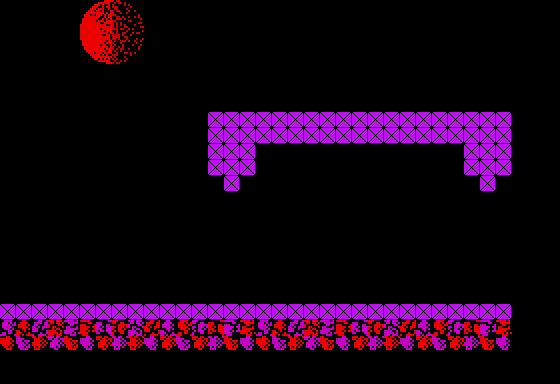

This is a level from a 2D game, rendered from its Tiled map with the project's own tilesets. A one-line summary and the map file follow, with tile-layer data summarised:
An orthogonal 35x24 tile map with 16x16 px tiles, 4 tile layers (Stars, Tile Layer 1, Tile Layer 2, Collision), 27 tilesets and 8 objects (2x ship_fire, piston, vitorc, waggon, rocket, ...).

<map version="1.0" orientation="orthogonal" width="35" height="24" tilewidth="16" tileheight="16">
 <properties>
  <property name="background_color" value="#000000" />
  <property name="nextLevel" value="L01S25" />
 </properties>
 <tileset firstgid="1" name="tiles" tilewidth="16" tileheight="16">
  <image source="../images/tiles.gif" width="240" height="512" />
 </tileset>
 <tileset firstgid="481" name="metatiles" tilewidth="16" tileheight="16">
  <image source="../images/metatiles.gif" width="128" height="16" />
  <tile id="0">
   <properties>
    <property name="type" value="solid" />
   </properties>
  </tile>
 </tileset>
 <tileset firstgid="489" name="ship" tilewidth="176" tileheight="128">
  <image source="../images/ship.gif" width="176" height="128" />
 </tileset>
 <tileset firstgid="490" name="ship_fire" tilewidth="16" tileheight="32">
  <image source="../images/ship_fire.gif" width="48" height="128" />
 </tileset>
 <tileset firstgid="502" name="light" tilewidth="16" tileheight="16">
  <image source="../images/light.gif" width="128" height="32" />
 </tileset>
 <tileset firstgid="518" name="vitorc" tilewidth="48" tileheight="64">
  <image source="../images/vitorc.gif" width="528" height="64" />
 </tileset>
 <tileset firstgid="529" name="turret" tilewidth="96" tileheight="80">
  <image source="../images/turret.gif" width="96" height="80" />
 </tileset>
 <tileset firstgid="530" name="cocoon" tilewidth="80" tileheight="128">
  <image source="../images/cocoon.gif" width="80" height="128" />
 </tileset>
 <tileset firstgid="531" name="radar" tilewidth="80" tileheight="128">
  <image source="../images/radar.gif" width="80" height="128" />
 </tileset>
 <tileset firstgid="532" name="rocket" tilewidth="64" tileheight="96">
  <image source="../images/rocket.gif" width="64" height="96" />
 </tileset>
 <tileset firstgid="533" name="grenade_pack" tilewidth="32" tileheight="32">
  <image source="../images/grenade_pack.gif" width="32" height="32" />
 </tileset>
 <tileset firstgid="534" name="teleport" tilewidth="64" tileheight="96">
  <image source="../images/teleport.gif" width="512" height="96" />
 </tileset>
 <tileset firstgid="542" name="piston" tilewidth="48" tileheight="64">
  <image source="../images/piston.gif" width="48" height="64" />
 </tileset>
 <tileset firstgid="543" name="bubble" tilewidth="32" tileheight="32">
  <image source="../images/bubble.gif" width="96" height="192" />
 </tileset>
 <tileset firstgid="561" name="rocks" tilewidth="16" tileheight="16">
  <image source="../images/rocks.gif" width="512" height="48" />
 </tileset>
 <tileset firstgid="657" name="incubator" tilewidth="64" tileheight="96">
  <image source="../images/incubator.gif" width="64" height="96" />
 </tileset>
 <tileset firstgid="658" name="ammo_pack" tilewidth="32" tileheight="32">
  <image source="../images/ammo_pack.gif" width="32" height="32" />
 </tileset>
 <tileset firstgid="659" name="double_launcher" tilewidth="64" tileheight="48">
  <image source="../images/double_launcher.gif" width="64" height="48" />
 </tileset>
 <tileset firstgid="660" name="mine" tilewidth="32" tileheight="16">
  <image source="../images/mine.gif" width="32" height="16" />
 </tileset>
 <tileset firstgid="661" name="missile_guidance" tilewidth="64" tileheight="64">
  <image source="../images/missile_guidance.gif" width="64" height="64" />
 </tileset>
 <tileset firstgid="662" name="gate" tilewidth="16" tileheight="16">
  <image source="../images/gate.gif" width="176" height="144" />
 </tileset>
 <tileset firstgid="761" name="interceptor" tilewidth="32" tileheight="32">
  <image source="../images/interceptor.gif" width="96" height="192" />
 </tileset>
 <tileset firstgid="779" name="jellyfish" tilewidth="32" tileheight="32">
  <image source="../images/jellyfish.gif" width="96" height="192" />
 </tileset>
 <tileset firstgid="797" name="egg" tilewidth="16" tileheight="16">
  <image source="../images/egg.png" width="32" height="16" />
 </tileset>
 <tileset firstgid="799" name="waggon" tilewidth="64" tileheight="80">
  <image source="../images/waggon.gif" width="64" height="80" />
 </tileset>
 <tileset firstgid="800" name="combined_launcher_top" tilewidth="80" tileheight="32">
  <image source="../images/combined_launcher_top.gif" width="80" height="32" />
 </tileset>
 <tileset firstgid="801" name="combined_launcher_bottom" tilewidth="96" tileheight="32">
  <image source="../images/combined_launcher_bottom.gif" width="96" height="32" />
 </tileset>
 <layer name="Stars" width="35" height="24">
  <data>[840 cells, 0 non-empty, 0 distinct tile ids]</data>
 </layer>
 <objectgroup name="Object Layer 3" width="35" height="24">
  <object name="piston" gid="542" x="80" y="304" />
 </objectgroup>
 <layer name="Tile Layer 1" width="35" height="24">
  <data>[840 cells, 80 non-empty, 17 distinct tile ids]</data>
 </layer>
 <objectgroup color="#a41e0c" name="Object Layer 1" width="35" height="24">
  <object name="vitorc" gid="518" x="0" y="304" />
  <object name="waggon" gid="799" x="224" y="112" />
  <object name="ship_fire" gid="494" x="224" y="224" />
  <object name="ship_fire" gid="494" x="480" y="224" />
  <object name="rocket" gid="532" x="304" y="112" />
 </objectgroup>
 <objectgroup name="Object Layer 2" width="35" height="24">
  <object name="combined_launcher_bottom" gid="801" x="400" y="304" />
  <object name="combined_launcher_top" gid="800" x="432" y="272" />
 </objectgroup>
 <layer name="Tile Layer 2" width="35" height="24">
  <data>[840 cells, 153 non-empty, 116 distinct tile ids]</data>
 </layer>
 <objectgroup name="Object Layer 4" width="35" height="24" />
 <layer name="Collision" width="35" height="24">
  <data>[840 cells, 84 non-empty, 1 distinct tile ids]</data>
 </layer>
</map>
